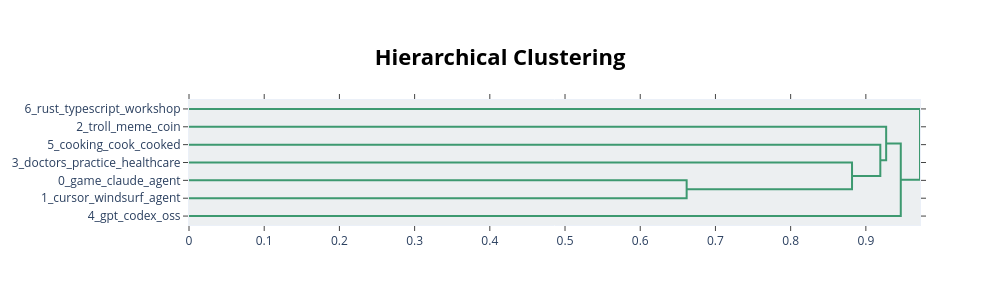

Here is the notebook cell this chart was saved with:
### Code cell
# Hierarchical view
fig = model.visualize_hierarchy()
fig.show()

### Figure 1 — Plotly figure (JSON) as saved in the notebook; plotly's stock layout.template omitted (floating-point values rounded to 4 significant figures)
{"data": [{"hoverinfo": "text", "marker": {"color": "rgb(61,153,112)"}, "mode": "lines", "type": "scatter", "x": [0.0, 0.6617, 0.6617, 0.0], "xaxis": "x", "y": [-45.0, -45.0, -55.0, -55.0], "yaxis": "y"}, {"hoverinfo": "text", "marker": {"color": "rgb(61,153,112)"}, "mode": "lines", "type": "scatter", "x": [0.0, 0.8816, 0.8816, 0.6617], "xaxis": "x", "y": [-35.0, -35.0, -50.0, -50.0], "yaxis": "y"}, {"hoverinfo": "text", "marker": {"color": "rgb(61,153,112)"}, "mode": "lines", "type": "scatter", "x": [0.0, 0.9192, 0.9192, 0.8816], "xaxis": "x", "y": [-25.0, -25.0, -42.5, -42.5], "yaxis": "y"}, {"hoverinfo": "text", "marker": {"color": "rgb(61,153,112)"}, "mode": "lines", "type": "scatter", "x": [0.0, 0.927, 0.927, 0.9192], "xaxis": "x", "y": [-15.0, -15.0, -33.75, -33.75], "yaxis": "y"}, {"hoverinfo": "text", "marker": {"color": "rgb(61,153,112)"}, "mode": "lines", "type": "scatter", "x": [0.927, 0.9464, 0.9464, 0.0], "xaxis": "x", "y": [-24.38, -24.38, -65.0, -65.0], "yaxis": "y"}, {"hoverinfo": "text", "marker": {"color": "rgb(61,153,112)"}, "mode": "lines", "type": "scatter", "x": [0.0, 0.972, 0.972, 0.9464], "xaxis": "x", "y": [-5.0, -5.0, -44.69, -44.69], "yaxis": "y"}], "layout": {"autosize": false, "height": 305, "hoverlabel": {"bgcolor": "white", "font": {"family": "Rockwell", "size": 16}}, "hovermode": "closest", "plot_bgcolor": "#ECEFF1", "showlegend": false, "title": {"font": {"color": "Black", "size": 22}, "text": "<b>Hierarchical Clustering</b>", "x": 0.5, "xanchor": "center", "yanchor": "top"}, "width": 1000, "xaxis": {"mirror": "allticks", "rangemode": "tozero", "showgrid": false, "showline": true, "showticklabels": true, "ticks": "outside", "type": "linear", "zeroline": false}, "yaxis": {"mirror": "allticks", "range": [-70, 0], "rangemode": "tozero", "showgrid": false, "showline": true, "showticklabels": true, "tickmode": "array", "ticks": "outside", "ticktext": ["6_rust_typescript_workshop", "2_troll_meme_coin", "5_cooking_cook_cooked", "3_doctors_practice_healthcare", "0_game_claude_agent", "1_cursor_windsurf_agent", "4_gpt_codex_oss"], "tickvals": [-5, -15, -25, -35, -45, -55, -65], "type": "linear", "zeroline": false}}}
